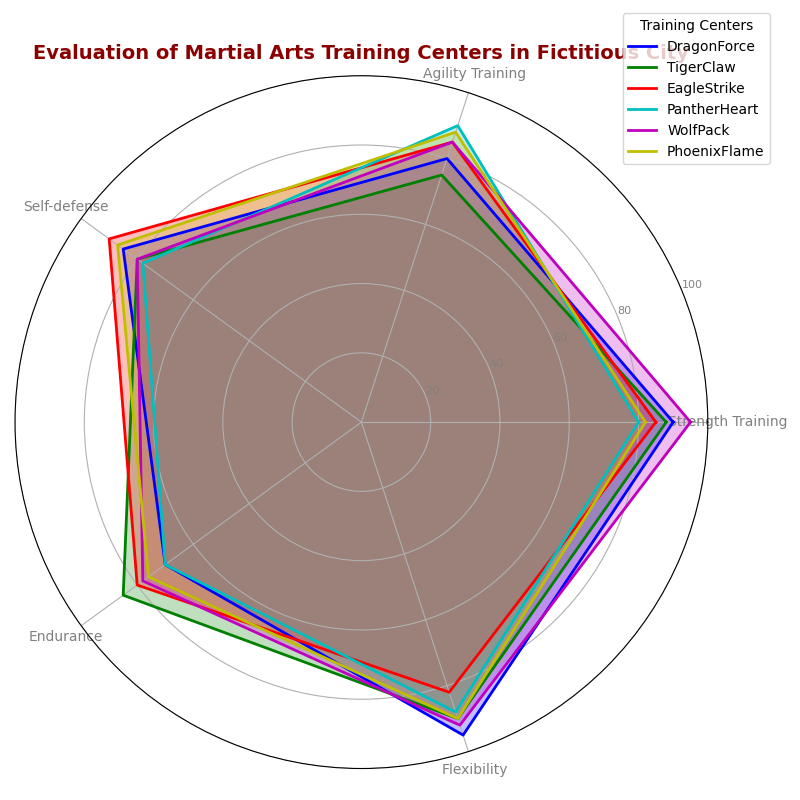

This chart was generated by the following Python code:
import numpy as np
import matplotlib.pyplot as plt
from math import pi

# Define the training centers and parameters
centers = ['DragonForce', 'TigerClaw', 'EagleStrike', 'PantherHeart', 'WolfPack', 'PhoenixFlame']
parameters = ['Strength Training', 'Agility Training', 'Self-defense', 'Endurance', 'Flexibility']

# Constructing data for each training center
data = np.array([
    [90, 80, 85, 70, 95],  # DragonForce
    [88, 75, 80, 85, 90],  # TigerClaw
    [85, 85, 90, 80, 82],  # EagleStrike
    [80, 90, 78, 70, 88],  # PantherHeart
    [95, 85, 80, 78, 92],  # WolfPack
    [82, 88, 87, 76, 90]   # PhoenixFlame - New data series added
])

# Number of parameters
num_vars = len(parameters)

# Compute angle for each parameter
angles = np.linspace(0, 2 * pi, num_vars, endpoint=False).tolist()
angles += angles[:1]  # close the circle

# Initialize the radar chart
fig, ax = plt.subplots(figsize=(8, 8), subplot_kw=dict(polar=True))

# Function to draw each training center in the radar plot
def plot_center(data, color, label):
    values = data.tolist()
    values += values[:1]
    ax.plot(angles, values, linewidth=2, linestyle='solid', color=color, label=label)
    ax.fill(angles, values, color=color, alpha=0.25)

# Set colors for each center
colors = ['b', 'g', 'r', 'c', 'm', 'y']  # Added 'y' for the new center

# Plot each training center
for idx, center_data in enumerate(data):
    plot_center(center_data, colors[idx], centers[idx])

# Add parameter labels
plt.xticks(angles[:-1], parameters, color='grey', size=10)

# Add values grid
plt.yticks([20, 40, 60, 80, 100], ["20", "40", "60", "80", "100"], color="grey", size=8)
plt.ylim(0, 100)

# Add a title
plt.title('Evaluation of Martial Arts Training Centers in Fictitious City', size=14, color='darkred', weight='bold', position=(0.5, 1.1))

# Add legend
plt.legend(loc='upper right', bbox_to_anchor=(1.1, 1.1), title='Training Centers')

# Automatically adjust layout to avoid overlap
plt.tight_layout()

# Display the radar chart
plt.show()
